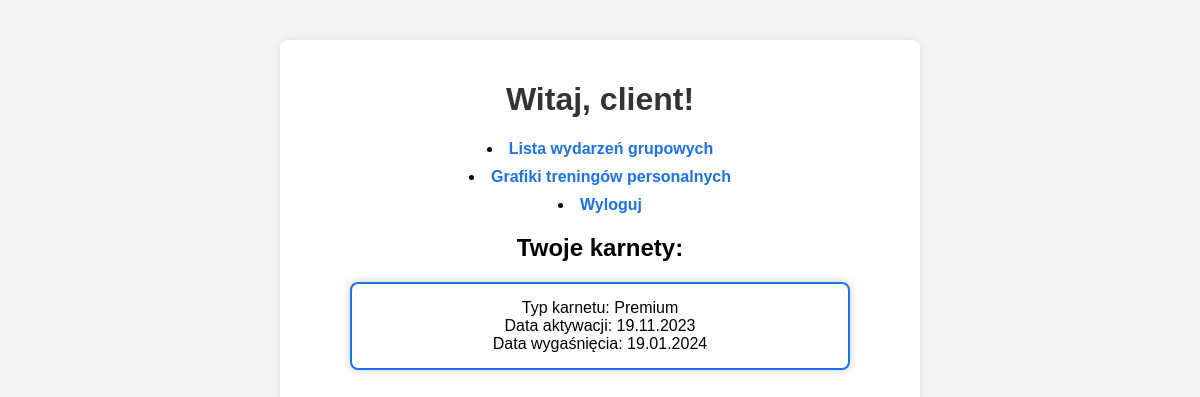
The app's page / (signed in) with its own data.
### silownia_app/models.py (models this page shows, shortened)
class Client(AbstractBaseUser):
    login = models.CharField(_('login'), max_length=100, unique=True)
    first_name = models.CharField(_('imię'), max_length=100)
    last_name = models.CharField(_('nazwisko'), max_length=100)
    date_of_birth = models.DateField(_('data urodzenia'), null=True, blank=True)
    is_active = models.BooleanField(default=True)
    is_admin = models.BooleanField(default=False)
    is_employee = models.BooleanField(default=False)
    is_trainer = models.BooleanField(default=False)
    objects = ClientManager()
    USERNAME_FIELD = 'login'
    REQUIRED_FIELDS = []

class Membership(models.Model):
    MEMBERSHIP_CHOICES = [
        ('Normal', _('Normal')),
        ('Premium', _('Premium')),
    ]
    client = models.ForeignKey(Client, on_delete=models.CASCADE)
    activation_date = models.DateField()
    expiration_date = models.DateField()
    membership_type = models.CharField(
        max_length=10,
        choices=MEMBERSHIP_CHOICES,
        default='Normal',
    )

### silownia_app/views.py (the view)
# urls.py: path('', views.index, name='index'),
@login_required(login_url='user_login')
def index(request):
    user_role = None
    if request.user.is_authenticated:
        if request.user.is_employee:
            user_role = 'employee'
        elif request.user.is_trainer:
            user_role = 'trainer'
        elif request.user.is_admin:
            user_role = 'admin'
        user_memberships = Membership.objects.filter(client=request.user)
        context = {'user_role': user_role, 'user_memberships': user_memberships}
    else:
        context = {'user_role': user_role}
    return render(request, 'index.html', context)

### silownia_app/templates/index.html (shortened to what this page needs)
{% load static %}
<!DOCTYPE html>
<html lang="en">
<head>
    <link rel="stylesheet" type="text/css" href="{% static 'css_files/index.css' %}">
</head>
<body>
    <div>
        <h1>Witaj, {{ user.login }}!</h1>
        <li><a href="{% url 'list_group_events' %}">Lista wydarzeń grupowych</a></li>
        <li><a href="{% url 'list_personal_schedules' %}">Grafiki treningów personalnych</a></li>
        <li><a href="{% url 'user_logout' %}">Wyloguj</a></li>
        {% if user_role == 'admin' %}
            <p>Opcje dostępne dla administratora.</p>
                <li><a href="{% url 'list_clients' %}">Lista Klientów</a></li>
                <li><a href="{% url 'add_client' %}">Dodaj Klienta</a></li>
                <li><a href="{% url 'list_memberships' %}">Lista Karnetów</a></li>
                <li><a href="{% url 'add_membership' %}">Dodaj Karnet</a></li>
                <li><a href="{% url 'list_events' %}">Lista Wydarzeń</a></li>
                <li><a href="{% url 'add_event' %}">Dodaj Wydarzenie</a></li>
                <li><a href="{% url 'add_group_event' %}">Dodaj Wydarzenie Grupowe</a></li>
                <li><a href="{% url 'user_login' %}">Login</a></li>
        {% elif user_role == 'trainer' %}
            <p>Opcje dostępne dla trenera.</p>
                <li><a href="{% url 'list_events' %}">Lista Wydarzeń</a></li>
                <li><a href="{% url 'add_event' %}">Dodaj Wydarzenie</a></li>
        {% else %}
            <h2>Twoje karnety:</h2>
            <ul class="membership-list">
                {% for membership in user_memberships %}
                    <li class="membership-item">
                        Typ karnetu: {{ membership.get_membership_type_display }}<br>
                        Data aktywacji: {{ membership.activation_date|date:"d.m.Y" }}<br>
                        Data wygaśnięcia: {{ membership.expiration_date|date:"d.m.Y" }}<br>
                    </li>
                {% endfor %}
            </ul>
        {% endif %}
    </div>
</body>
</html>

### silownia_app/static/css_files/index.css (style rules this page uses)
body { font-family: Arial, sans-serif; background-color: #f4f4f4; margin: 0; padding: 0; display: flex; justify-content: center; min-height: 100vh; }
div { background-color: white; padding: 20px; border-radius: 8px; box-shadow: 0 0 10px rgba(0, 0, 0, 0.1); max-width: 600px; width: 100%; margin-top: 40px; text-align: center; }
h1 { color: #333; }
ul { list-style-type: none; padding: 0; text-align: left; }
li { margin-top: 10px; }
li a { color: #1a73e8; text-decoration: none; font-weight: bold; }
ul.membership-list { list-style-type: none; padding: 0; max-width: 500px; width: 100%; margin: 10px auto; }
li.membership-item { background-color: white; margin: 10px auto; padding: 15px; border: 2px solid #1a73e8; border-radius: 8px; box-shadow: 0 0 10px rgba(0, 0, 0, 0.2); text-align: center; }

### records on screen
Client: login "client"
Membership: membership_type "Premium", activation_date "19.11.2023", expiration_date "19.01.2024"
